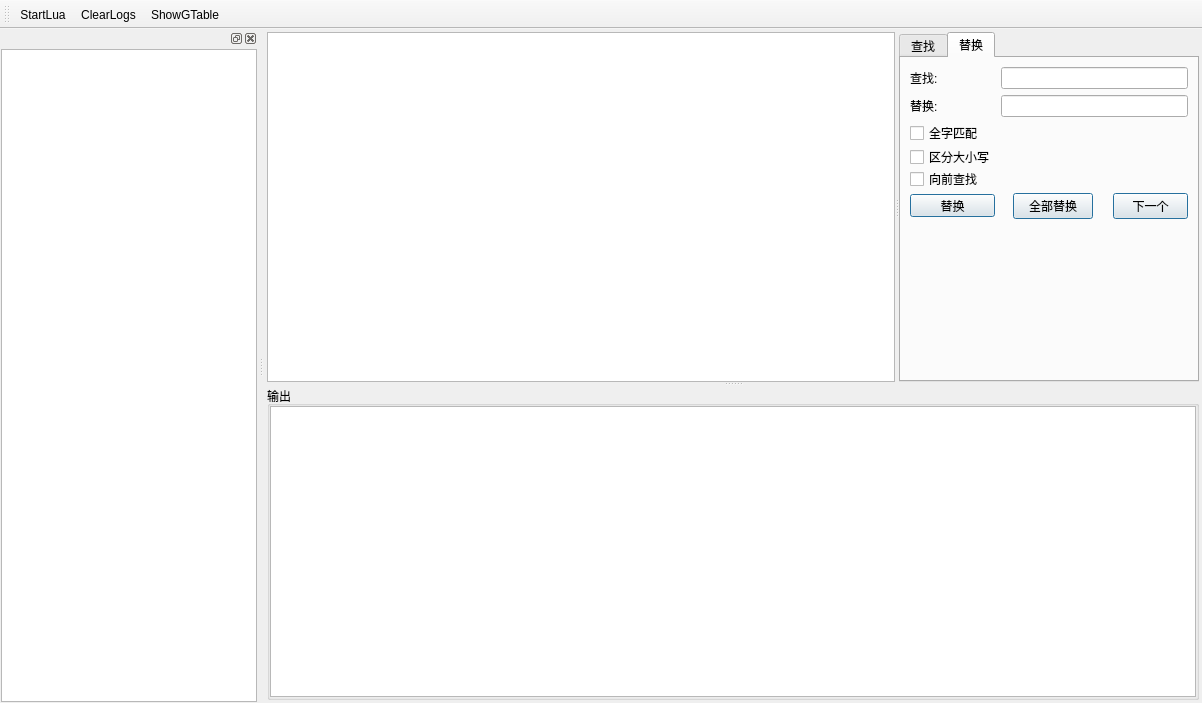
<?xml version="1.0" encoding="UTF-8"?>
<ui version="4.0">
 <class>LuaWindow</class>
 <widget class="QMainWindow" name="LuaWindow">
  <property name="geometry">
   <rect>
    <x>0</x>
    <y>0</y>
    <width>1202</width>
    <height>703</height>
   </rect>
  </property>
  <property name="windowTitle">
   <string>MainWindow</string>
  </property>
  <widget class="QWidget" name="cenFrame">
   <layout class="QVBoxLayout" name="verticalLayout_2">
    <property name="spacing">
     <number>3</number>
    </property>
    <property name="leftMargin">
     <number>3</number>
    </property>
    <property name="topMargin">
     <number>3</number>
    </property>
    <property name="rightMargin">
     <number>3</number>
    </property>
    <property name="bottomMargin">
     <number>3</number>
    </property>
    <item>
     <widget class="QSplitter" name="splitterMain">
      <property name="orientation">
       <enum>Qt::Vertical</enum>
      </property>
      <widget class="QSplitter" name="splitterTop">
       <property name="orientation">
        <enum>Qt::Horizontal</enum>
       </property>
       <widget class="QLuaTextEdit" name="luaEditer">
        <property name="minimumSize">
         <size>
          <width>600</width>
          <height>0</height>
         </size>
        </property>
       </widget>
       <widget class="QTabWidget" name="tabWidget">
        <property name="minimumSize">
         <size>
          <width>280</width>
          <height>0</height>
         </size>
        </property>
        <property name="maximumSize">
         <size>
          <width>300</width>
          <height>16777215</height>
         </size>
        </property>
        <property name="currentIndex">
         <number>1</number>
        </property>
        <widget class="QWidget" name="tabSearch">
         <attribute name="title">
          <string>查找</string>
         </attribute>
         <layout class="QGridLayout" name="gridLayout_2" columnstretch="1,3,1">
          <item row="6" column="0" colspan="3">
           <spacer name="horizontalSpacer_2">
            <property name="orientation">
             <enum>Qt::Vertical</enum>
            </property>
            <property name="sizeType">
             <enum>QSizePolicy::Expanding</enum>
            </property>
            <property name="sizeHint" stdset="0">
             <size>
              <width>20</width>
              <height>40</height>
             </size>
            </property>
           </spacer>
          </item>
          <item row="0" column="0">
           <widget class="QLabel" name="findLabel">
            <property name="maximumSize">
             <size>
              <width>16777215</width>
              <height>20</height>
             </size>
            </property>
            <property name="text">
             <string>查找:</string>
            </property>
           </widget>
          </item>
          <item row="3" column="0">
           <widget class="QCheckBox" name="caseSensitive1">
            <property name="minimumSize">
             <size>
              <width>85</width>
              <height>0</height>
             </size>
            </property>
            <property name="maximumSize">
             <size>
              <width>16777215</width>
              <height>16</height>
             </size>
            </property>
            <property name="text">
             <string>区分大小写</string>
            </property>
           </widget>
          </item>
          <item row="4" column="0">
           <widget class="QCheckBox" name="searchBackwards1">
            <property name="maximumSize">
             <size>
              <width>16777215</width>
              <height>16</height>
             </size>
            </property>
            <property name="text">
             <string>向前查找</string>
            </property>
           </widget>
          </item>
          <item row="0" column="1" colspan="2">
           <widget class="QLineEdit" name="findEdit1"/>
          </item>
          <item row="5" column="0" colspan="2">
           <spacer name="horizontalSpacer_5">
            <property name="orientation">
             <enum>Qt::Horizontal</enum>
            </property>
            <property name="sizeHint" stdset="0">
             <size>
              <width>40</width>
              <height>20</height>
             </size>
            </property>
           </spacer>
          </item>
          <item row="5" column="2">
           <widget class="QPushButton" name="brnNext1">
            <property name="maximumSize">
             <size>
              <width>75</width>
              <height>16777215</height>
             </size>
            </property>
            <property name="text">
             <string>下一个</string>
            </property>
            <property name="default">
             <bool>true</bool>
            </property>
           </widget>
          </item>
          <item row="2" column="0">
           <widget class="QCheckBox" name="wholeWords1">
            <property name="maximumSize">
             <size>
              <width>16777215</width>
              <height>16</height>
             </size>
            </property>
            <property name="text">
             <string>全字匹配</string>
            </property>
           </widget>
          </item>
          <item row="2" column="1" colspan="2">
           <spacer name="horizontalSpacer_6">
            <property name="orientation">
             <enum>Qt::Horizontal</enum>
            </property>
            <property name="sizeHint" stdset="0">
             <size>
              <width>40</width>
              <height>20</height>
             </size>
            </property>
           </spacer>
          </item>
         </layout>
        </widget>
        <widget class="QWidget" name="tabReplace">
         <attribute name="title">
          <string>替换</string>
         </attribute>
         <layout class="QGridLayout" name="gridLayout" columnstretch="1,0,0,0,0,0">
          <item row="6" column="1" colspan="2">
           <spacer name="horizontalSpacer_3">
            <property name="orientation">
             <enum>Qt::Horizontal</enum>
            </property>
            <property name="sizeHint" stdset="0">
             <size>
              <width>40</width>
              <height>20</height>
             </size>
            </property>
           </spacer>
          </item>
          <item row="7" column="0" colspan="6">
           <spacer name="horizontalSpacer">
            <property name="orientation">
             <enum>Qt::Vertical</enum>
            </property>
            <property name="sizeType">
             <enum>QSizePolicy::Expanding</enum>
            </property>
            <property name="sizeHint" stdset="0">
             <size>
              <width>20</width>
              <height>40</height>
             </size>
            </property>
           </spacer>
          </item>
          <item row="2" column="0">
           <widget class="QLabel" name="findLabel_3">
            <property name="maximumSize">
             <size>
              <width>16777215</width>
              <height>20</height>
             </size>
            </property>
            <property name="text">
             <string>替换:</string>
            </property>
           </widget>
          </item>
          <item row="2" column="1" colspan="5">
           <widget class="QLineEdit" name="replaceEdit2"/>
          </item>
          <item row="5" column="0">
           <widget class="QCheckBox" name="searchBackwards2">
            <property name="maximumSize">
             <size>
              <width>16777215</width>
              <height>16</height>
             </size>
            </property>
            <property name="text">
             <string>向前查找</string>
            </property>
           </widget>
          </item>
          <item row="6" column="0">
           <widget class="QPushButton" name="btnReplace">
            <property name="maximumSize">
             <size>
              <width>16777215</width>
              <height>23</height>
             </size>
            </property>
            <property name="text">
             <string>替换</string>
            </property>
            <property name="default">
             <bool>true</bool>
            </property>
           </widget>
          </item>
          <item row="6" column="3">
           <widget class="QPushButton" name="btnReplaceAll">
            <property name="text">
             <string>全部替换</string>
            </property>
            <property name="default">
             <bool>true</bool>
            </property>
           </widget>
          </item>
          <item row="4" column="0">
           <widget class="QCheckBox" name="caseSensitive2">
            <property name="minimumSize">
             <size>
              <width>85</width>
              <height>0</height>
             </size>
            </property>
            <property name="maximumSize">
             <size>
              <width>16777215</width>
              <height>16</height>
             </size>
            </property>
            <property name="text">
             <string>区分大小写</string>
            </property>
           </widget>
          </item>
          <item row="0" column="0">
           <widget class="QLabel" name="findLabel_2">
            <property name="maximumSize">
             <size>
              <width>16777215</width>
              <height>20</height>
             </size>
            </property>
            <property name="text">
             <string>查找:</string>
            </property>
           </widget>
          </item>
          <item row="0" column="1" colspan="5">
           <widget class="QLineEdit" name="findEdit2"/>
          </item>
          <item row="6" column="5">
           <widget class="QPushButton" name="btnNext2">
            <property name="maximumSize">
             <size>
              <width>75</width>
              <height>16777215</height>
             </size>
            </property>
            <property name="text">
             <string>下一个</string>
            </property>
            <property name="default">
             <bool>true</bool>
            </property>
           </widget>
          </item>
          <item row="3" column="0">
           <widget class="QCheckBox" name="wholeWords2">
            <property name="maximumSize">
             <size>
              <width>16777215</width>
              <height>16</height>
             </size>
            </property>
            <property name="text">
             <string>全字匹配</string>
            </property>
           </widget>
          </item>
          <item row="6" column="4">
           <spacer name="horizontalSpacer_4">
            <property name="orientation">
             <enum>Qt::Horizontal</enum>
            </property>
            <property name="sizeHint" stdset="0">
             <size>
              <width>40</width>
              <height>20</height>
             </size>
            </property>
           </spacer>
          </item>
          <item row="3" column="1" colspan="5">
           <spacer name="horizontalSpacer_7">
            <property name="orientation">
             <enum>Qt::Horizontal</enum>
            </property>
            <property name="sizeHint" stdset="0">
             <size>
              <width>40</width>
              <height>20</height>
             </size>
            </property>
           </spacer>
          </item>
         </layout>
        </widget>
       </widget>
      </widget>
      <widget class="QGroupBox" name="groupBox">
       <property name="maximumSize">
        <size>
         <width>16777215</width>
         <height>16777215</height>
        </size>
       </property>
       <property name="title">
        <string>输出</string>
       </property>
       <layout class="QFormLayout" name="formLayout">
        <property name="sizeConstraint">
         <enum>QLayout::SetMaximumSize</enum>
        </property>
        <property name="leftMargin">
         <number>0</number>
        </property>
        <property name="topMargin">
         <number>0</number>
        </property>
        <property name="rightMargin">
         <number>0</number>
        </property>
        <property name="bottomMargin">
         <number>0</number>
        </property>
        <item row="0" column="0" colspan="2">
         <widget class="QListView" name="listView">
          <property name="maximumSize">
           <size>
            <width>16777215</width>
            <height>16777215</height>
           </size>
          </property>
         </widget>
        </item>
       </layout>
      </widget>
     </widget>
    </item>
   </layout>
  </widget>
  <widget class="QToolBar" name="mainToolBar">
   <property name="windowTitle">
    <string>toolBar</string>
   </property>
   <attribute name="toolBarArea">
    <enum>TopToolBarArea</enum>
   </attribute>
   <attribute name="toolBarBreak">
    <bool>false</bool>
   </attribute>
   <addaction name="actionStartLua"/>
   <addaction name="actionClearLogs"/>
   <addaction name="actionShowGTable"/>
  </widget>
  <widget class="QDockWidget" name="dockGTable">
   <property name="minimumSize">
    <size>
     <width>250</width>
     <height>111</height>
    </size>
   </property>
   <property name="allowedAreas">
    <set>Qt::LeftDockWidgetArea</set>
   </property>
   <attribute name="dockWidgetArea">
    <number>1</number>
   </attribute>
   <widget class="QWidget" name="dockWidgetContents">
    <layout class="QVBoxLayout" name="verticalLayout">
     <property name="spacing">
      <number>2</number>
     </property>
     <property name="leftMargin">
      <number>1</number>
     </property>
     <property name="topMargin">
      <number>1</number>
     </property>
     <property name="rightMargin">
      <number>1</number>
     </property>
     <property name="bottomMargin">
      <number>1</number>
     </property>
     <item>
      <widget class="QTreeWidget" name="treeTable">
       <attribute name="headerVisible">
        <bool>false</bool>
       </attribute>
       <column>
        <property name="text">
         <string notr="true">1</string>
        </property>
       </column>
      </widget>
     </item>
    </layout>
   </widget>
  </widget>
  <action name="actionStartLua">
   <property name="text">
    <string>StartLua</string>
   </property>
  </action>
  <action name="actionStopLua">
   <property name="text">
    <string>StopLua</string>
   </property>
  </action>
  <action name="actionClearLogs">
   <property name="text">
    <string>ClearLogs</string>
   </property>
  </action>
  <action name="actionShowGTable">
   <property name="text">
    <string>ShowGTable</string>
   </property>
  </action>
 </widget>
 <customwidgets>
  <customwidget>
   <class>QLuaTextEdit</class>
   <extends>QPlainTextEdit</extends>
   <header location="global">LuaIde/qluatextedit.h</header>
  </customwidget>
 </customwidgets>
 <resources/>
 <connections/>
</ui>
